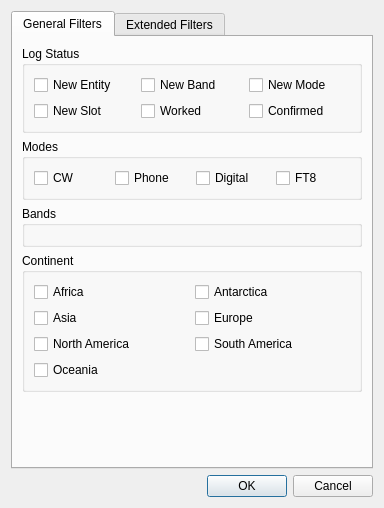
<?xml version="1.0" encoding="UTF-8"?>
<ui version="4.0">
 <class>DxFilterDialog</class>
 <widget class="QDialog" name="DxFilterDialog">
  <property name="geometry">
   <rect>
    <x>0</x>
    <y>0</y>
    <width>384</width>
    <height>508</height>
   </rect>
  </property>
  <property name="sizePolicy">
   <sizepolicy hsizetype="Expanding" vsizetype="Expanding">
    <horstretch>0</horstretch>
    <verstretch>0</verstretch>
   </sizepolicy>
  </property>
  <property name="windowTitle">
   <string>DX Cluster Filters</string>
  </property>
  <property name="modal">
   <bool>true</bool>
  </property>
  <layout class="QVBoxLayout" name="verticalLayout">
   <item>
    <widget class="QTabWidget" name="tabWidget">
     <property name="currentIndex">
      <number>0</number>
     </property>
     <widget class="QWidget" name="general_filters">
      <property name="sizePolicy">
       <sizepolicy hsizetype="Expanding" vsizetype="Expanding">
        <horstretch>0</horstretch>
        <verstretch>0</verstretch>
       </sizepolicy>
      </property>
      <attribute name="title">
       <string>General Filters</string>
      </attribute>
      <layout class="QGridLayout" name="gridLayout">
       <item row="2" column="0">
        <widget class="QGroupBox" name="bands">
         <property name="title">
          <string>Bands</string>
         </property>
         <layout class="QVBoxLayout" name="verticalLayout_6">
          <item>
           <layout class="QGridLayout" name="band_group"/>
          </item>
         </layout>
        </widget>
       </item>
       <item row="4" column="0">
        <spacer name="verticalSpacer">
         <property name="orientation">
          <enum>Qt::Vertical</enum>
         </property>
         <property name="sizeHint" stdset="0">
          <size>
           <width>20</width>
           <height>40</height>
          </size>
         </property>
        </spacer>
       </item>
       <item row="1" column="0">
        <widget class="QGroupBox" name="modes">
         <property name="sizePolicy">
          <sizepolicy hsizetype="Expanding" vsizetype="Minimum">
           <horstretch>0</horstretch>
           <verstretch>0</verstretch>
          </sizepolicy>
         </property>
         <property name="maximumSize">
          <size>
           <width>701</width>
           <height>356</height>
          </size>
         </property>
         <property name="title">
          <string>Modes</string>
         </property>
         <layout class="QVBoxLayout" name="verticalLayout_2">
          <item>
           <layout class="QGridLayout" name="modes_group">
            <property name="horizontalSpacing">
             <number>7</number>
            </property>
            <item row="0" column="1">
             <widget class="QCheckBox" name="phonecheckbox">
              <property name="sizePolicy">
               <sizepolicy hsizetype="Expanding" vsizetype="Preferred">
                <horstretch>0</horstretch>
                <verstretch>0</verstretch>
               </sizepolicy>
              </property>
              <property name="text">
               <string>Phone</string>
              </property>
             </widget>
            </item>
            <item row="0" column="0">
             <widget class="QCheckBox" name="cwcheckbox">
              <property name="sizePolicy">
               <sizepolicy hsizetype="Expanding" vsizetype="Preferred">
                <horstretch>0</horstretch>
                <verstretch>0</verstretch>
               </sizepolicy>
              </property>
              <property name="text">
               <string>CW</string>
              </property>
             </widget>
            </item>
            <item row="0" column="2">
             <widget class="QCheckBox" name="digitalcheckbox">
              <property name="sizePolicy">
               <sizepolicy hsizetype="Expanding" vsizetype="Preferred">
                <horstretch>0</horstretch>
                <verstretch>0</verstretch>
               </sizepolicy>
              </property>
              <property name="text">
               <string>Digital</string>
              </property>
             </widget>
            </item>
            <item row="0" column="3">
             <widget class="QCheckBox" name="ft8checkbox">
              <property name="sizePolicy">
               <sizepolicy hsizetype="Expanding" vsizetype="Preferred">
                <horstretch>0</horstretch>
                <verstretch>0</verstretch>
               </sizepolicy>
              </property>
              <property name="text">
               <string>FT8</string>
              </property>
             </widget>
            </item>
           </layout>
          </item>
         </layout>
        </widget>
       </item>
       <item row="3" column="0">
        <widget class="QGroupBox" name="continent">
         <property name="title">
          <string>Continent</string>
         </property>
         <layout class="QVBoxLayout" name="verticalLayout_3">
          <item>
           <layout class="QGridLayout" name="cont_group">
            <item row="2" column="0">
             <widget class="QCheckBox" name="nacheckbox">
              <property name="text">
               <string>North America</string>
              </property>
             </widget>
            </item>
            <item row="0" column="0">
             <widget class="QCheckBox" name="afcheckbox">
              <property name="text">
               <string>Africa</string>
              </property>
             </widget>
            </item>
            <item row="0" column="1">
             <widget class="QCheckBox" name="ancheckbox">
              <property name="text">
               <string>Antarctica</string>
              </property>
             </widget>
            </item>
            <item row="2" column="1">
             <widget class="QCheckBox" name="sacheckbox">
              <property name="text">
               <string>South America</string>
              </property>
             </widget>
            </item>
            <item row="1" column="0">
             <widget class="QCheckBox" name="ascheckbox">
              <property name="text">
               <string>Asia</string>
              </property>
             </widget>
            </item>
            <item row="1" column="1">
             <widget class="QCheckBox" name="eucheckbox">
              <property name="text">
               <string>Europe</string>
              </property>
             </widget>
            </item>
            <item row="3" column="0">
             <widget class="QCheckBox" name="occheckbox">
              <property name="text">
               <string>Oceania</string>
              </property>
             </widget>
            </item>
           </layout>
          </item>
         </layout>
        </widget>
       </item>
       <item row="0" column="0">
        <widget class="QGroupBox" name="groupBox">
         <property name="title">
          <string>Log Status</string>
         </property>
         <layout class="QVBoxLayout" name="verticalLayout_7">
          <item>
           <layout class="QGridLayout" name="status_group">
            <item row="0" column="2">
             <widget class="QCheckBox" name="newModecheckbox">
              <property name="text">
               <string>New Mode</string>
              </property>
             </widget>
            </item>
            <item row="0" column="0">
             <widget class="QCheckBox" name="newEntitycheckbox">
              <property name="text">
               <string>New Entity</string>
              </property>
             </widget>
            </item>
            <item row="0" column="1">
             <widget class="QCheckBox" name="newBandcheckbox">
              <property name="text">
               <string>New Band</string>
              </property>
             </widget>
            </item>
            <item row="1" column="0">
             <widget class="QCheckBox" name="newSlotcheckbox">
              <property name="text">
               <string>New Slot</string>
              </property>
             </widget>
            </item>
            <item row="1" column="1">
             <widget class="QCheckBox" name="workedcheckbox">
              <property name="text">
               <string>Worked</string>
              </property>
             </widget>
            </item>
            <item row="1" column="2">
             <widget class="QCheckBox" name="confirmedcheckbox">
              <property name="text">
               <string>Confirmed</string>
              </property>
             </widget>
            </item>
           </layout>
          </item>
         </layout>
        </widget>
       </item>
      </layout>
     </widget>
     <widget class="QWidget" name="extended_filters">
      <attribute name="title">
       <string>Extended Filters</string>
      </attribute>
      <layout class="QVBoxLayout" name="verticalLayout_5">
       <item>
        <widget class="QGroupBox" name="cont_group_spotter_2">
         <property name="title">
          <string>Spotter Continent</string>
         </property>
         <layout class="QVBoxLayout" name="verticalLayout_4">
          <item>
           <layout class="QGridLayout" name="cont_group_spotter">
            <item row="2" column="0">
             <widget class="QCheckBox" name="nacheckbox_spotter">
              <property name="text">
               <string>North America</string>
              </property>
             </widget>
            </item>
            <item row="0" column="0">
             <widget class="QCheckBox" name="afcheckbox_spotter">
              <property name="text">
               <string>Africa</string>
              </property>
             </widget>
            </item>
            <item row="0" column="1">
             <widget class="QCheckBox" name="ancheckbox_spotter">
              <property name="text">
               <string>Antarctica</string>
              </property>
             </widget>
            </item>
            <item row="2" column="1">
             <widget class="QCheckBox" name="sacheckbox_spotter">
              <property name="text">
               <string>South America</string>
              </property>
             </widget>
            </item>
            <item row="1" column="0">
             <widget class="QCheckBox" name="ascheckbox_spotter">
              <property name="text">
               <string>Asia</string>
              </property>
             </widget>
            </item>
            <item row="1" column="1">
             <widget class="QCheckBox" name="eucheckbox_spotter">
              <property name="text">
               <string>Europe</string>
              </property>
             </widget>
            </item>
            <item row="3" column="0">
             <widget class="QCheckBox" name="occheckbox_spotter">
              <property name="text">
               <string>Oceania</string>
              </property>
             </widget>
            </item>
           </layout>
          </item>
         </layout>
        </widget>
       </item>
       <item>
        <widget class="QGroupBox" name="deduplicationGroupBox">
         <property name="toolTip">
          <string>Do not show the following spots when they have the same Callsign and their time difference is lower than Time Diff and their frequency difference is lower than Freq Diff</string>
         </property>
         <property name="title">
          <string>Spots Dedup</string>
         </property>
         <property name="checkable">
          <bool>true</bool>
         </property>
         <layout class="QFormLayout" name="formLayout">
          <property name="horizontalSpacing">
           <number>4</number>
          </property>
          <property name="verticalSpacing">
           <number>4</number>
          </property>
          <property name="leftMargin">
           <number>6</number>
          </property>
          <property name="topMargin">
           <number>6</number>
          </property>
          <property name="rightMargin">
           <number>6</number>
          </property>
          <property name="bottomMargin">
           <number>6</number>
          </property>
          <item row="0" column="0">
           <widget class="QLabel" name="dedupTimeDiffLabel">
            <property name="text">
             <string>Time difference</string>
            </property>
           </widget>
          </item>
          <item row="0" column="1">
           <widget class="QSpinBox" name="dedupTimeDiffSpinbox">
            <property name="suffix">
             <string>s</string>
            </property>
            <property name="minimum">
             <number>1</number>
            </property>
            <property name="maximum">
             <number>9999</number>
            </property>
           </widget>
          </item>
          <item row="1" column="0">
           <widget class="QLabel" name="dedupFreqDiffLabel">
            <property name="text">
             <string>Frequency difference</string>
            </property>
           </widget>
          </item>
          <item row="1" column="1">
           <widget class="QSpinBox" name="dedupFreqDiffSpinbox">
            <property name="suffix">
             <string> kHz</string>
            </property>
            <property name="prefix">
             <string notr="true">± </string>
            </property>
            <property name="minimum">
             <number>1</number>
            </property>
            <property name="maximum">
             <number>100</number>
            </property>
           </widget>
          </item>
         </layout>
        </widget>
       </item>
       <item>
        <widget class="QGroupBox" name="memberGroupBox">
         <property name="title">
          <string>Member</string>
         </property>
         <property name="checkable">
          <bool>true</bool>
         </property>
         <layout class="QVBoxLayout" name="verticalLayout_9">
          <item>
           <layout class="QGridLayout" name="dxMemberGrid"/>
          </item>
         </layout>
        </widget>
       </item>
       <item>
        <spacer name="verticalSpacer_3">
         <property name="orientation">
          <enum>Qt::Vertical</enum>
         </property>
         <property name="sizeHint" stdset="0">
          <size>
           <width>20</width>
           <height>40</height>
          </size>
         </property>
        </spacer>
       </item>
      </layout>
     </widget>
    </widget>
   </item>
   <item>
    <layout class="QHBoxLayout" name="horizontalLayout_2">
     <item>
      <widget class="QDialogButtonBox" name="buttonBox">
       <property name="sizePolicy">
        <sizepolicy hsizetype="Expanding" vsizetype="Fixed">
         <horstretch>0</horstretch>
         <verstretch>0</verstretch>
        </sizepolicy>
       </property>
       <property name="orientation">
        <enum>Qt::Horizontal</enum>
       </property>
       <property name="standardButtons">
        <set>QDialogButtonBox::Cancel|QDialogButtonBox::Ok</set>
       </property>
      </widget>
     </item>
    </layout>
   </item>
  </layout>
 </widget>
 <resources/>
 <connections>
  <connection>
   <sender>buttonBox</sender>
   <signal>accepted()</signal>
   <receiver>DxFilterDialog</receiver>
   <slot>accept()</slot>
   <hints>
    <hint type="sourcelabel">
     <x>248</x>
     <y>254</y>
    </hint>
    <hint type="destinationlabel">
     <x>157</x>
     <y>274</y>
    </hint>
   </hints>
  </connection>
  <connection>
   <sender>buttonBox</sender>
   <signal>rejected()</signal>
   <receiver>DxFilterDialog</receiver>
   <slot>reject()</slot>
   <hints>
    <hint type="sourcelabel">
     <x>316</x>
     <y>260</y>
    </hint>
    <hint type="destinationlabel">
     <x>286</x>
     <y>274</y>
    </hint>
   </hints>
  </connection>
 </connections>
</ui>
